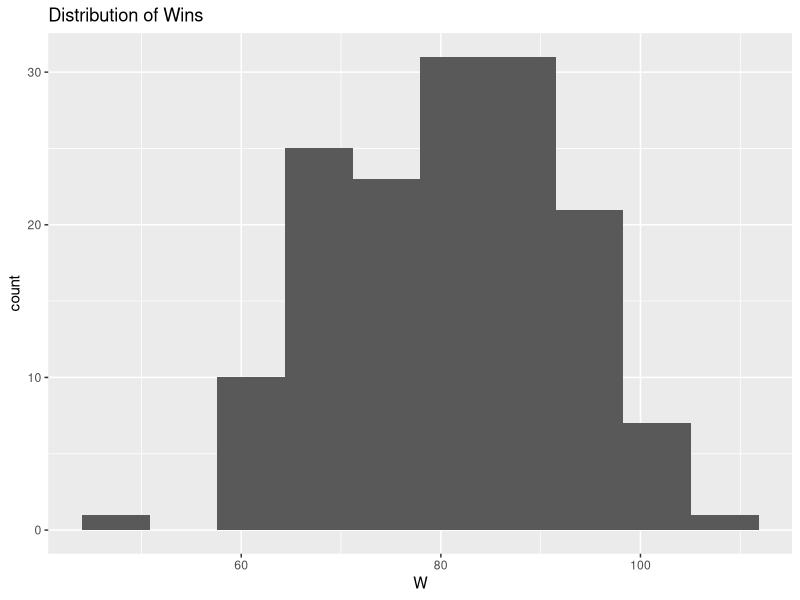
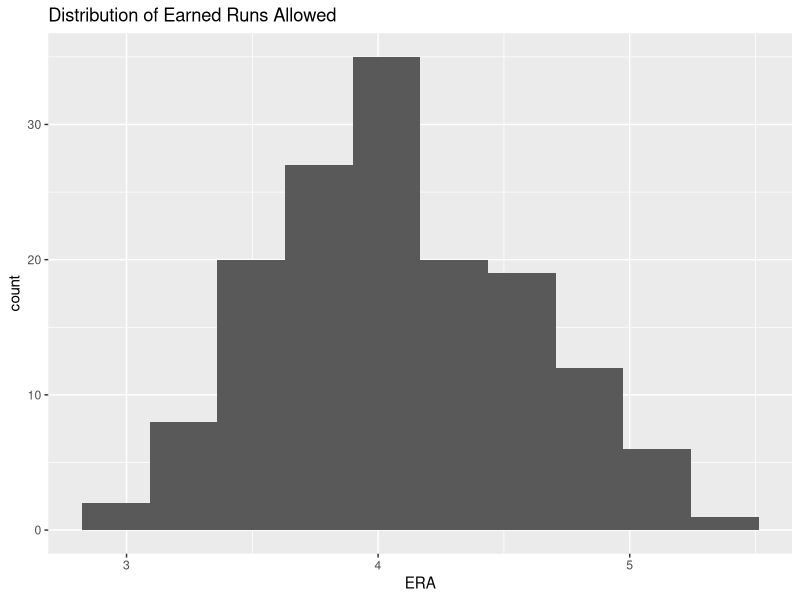
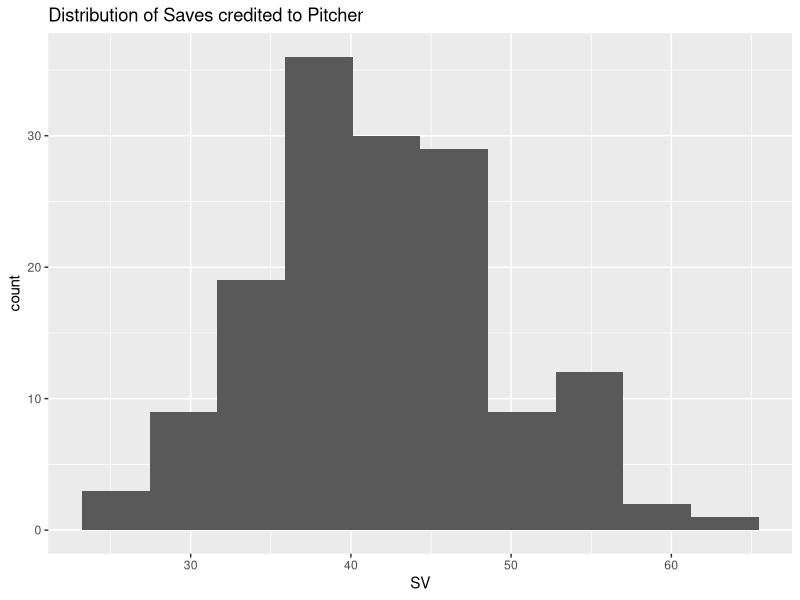
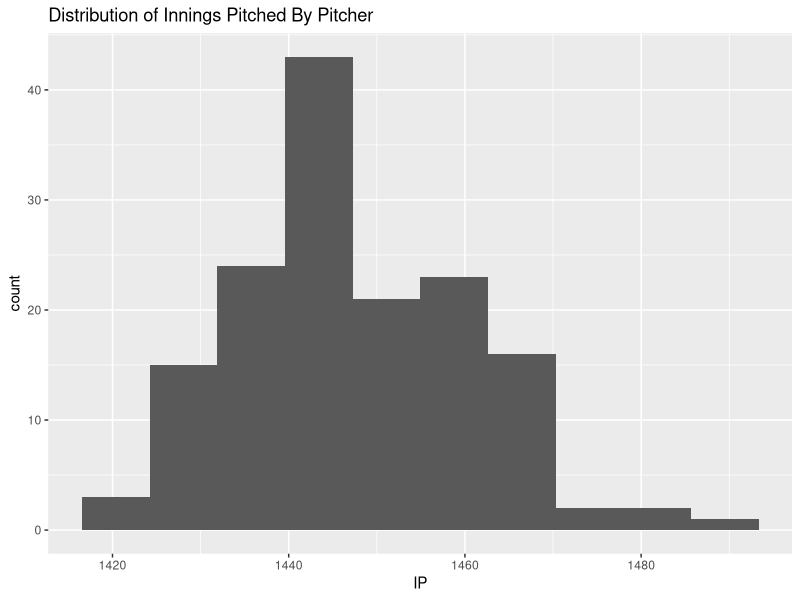
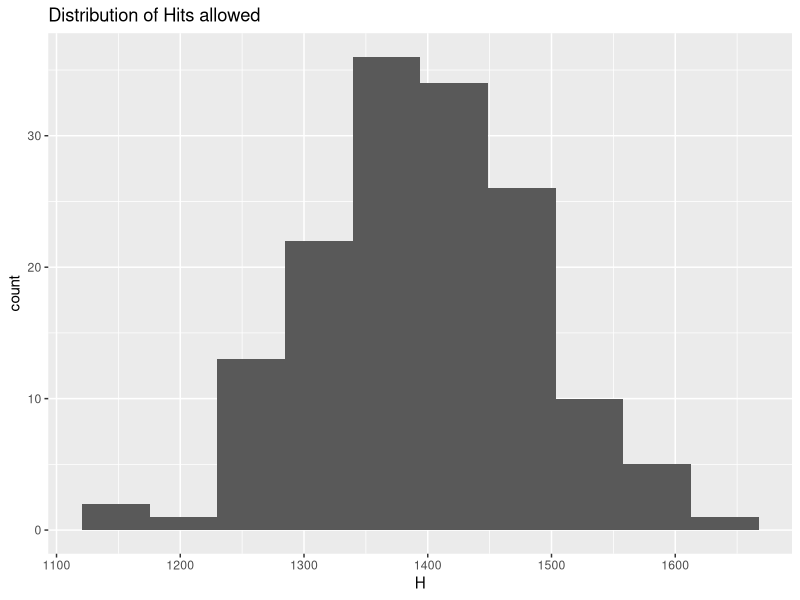
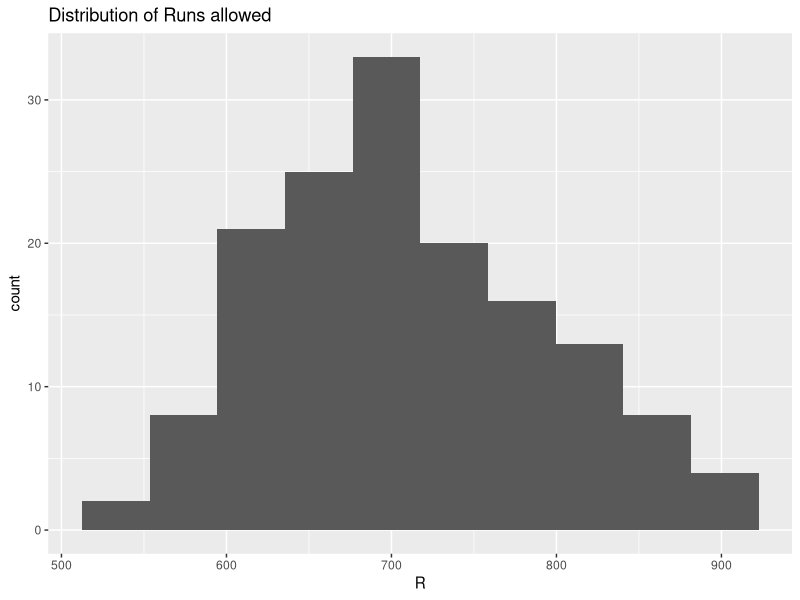
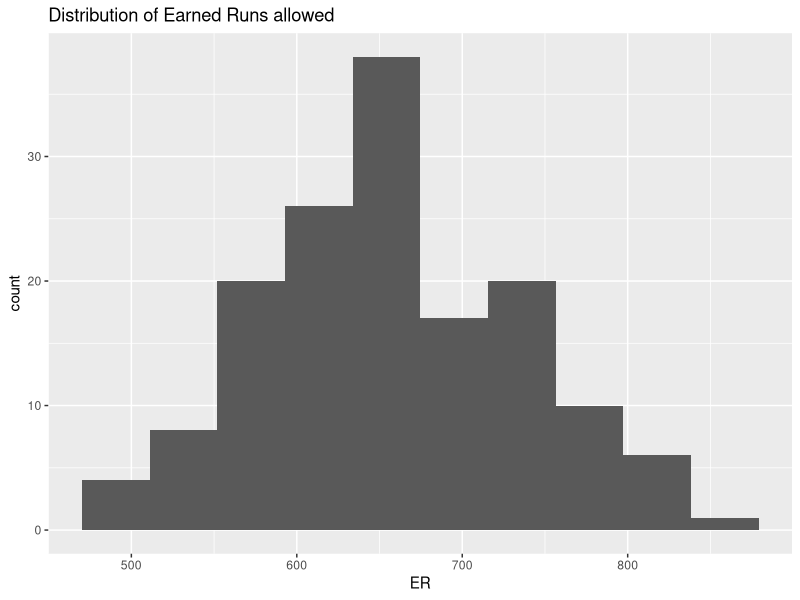
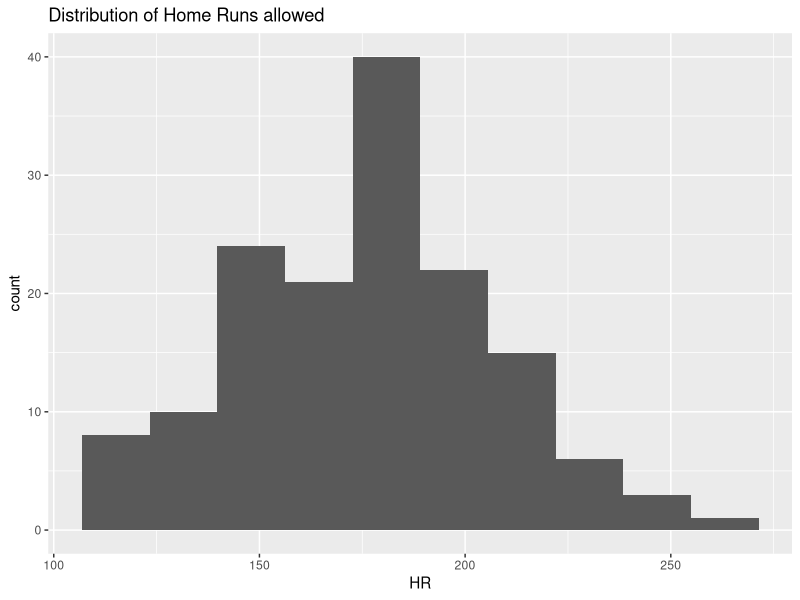

Write R code to recreate these figures, in order.
## ---- chunk 1
knitr::opts_chunk$set(echo = TRUE)
rp2 <- read.csv("sds358proj.csv")
mydata <- rp2[c(1:18)]
library(tidyverse)
library(matrixStats)
## ---- chunk 2
library(knitr)
kable(head(mydata))
## ---- chunk 3
cor(mydata[3:18])
## ---- chunk 4
colMeans(mydata[3:18])
## ---- chunk 5
apply(mydata[3:18], 2, sd)
## ---- chunk 6
apply(mydata[3:18], 2, range)
## ---- chunk 7
ggplot(rp2, aes(x=W)) +geom_histogram(bins = 10) + labs(title ="Distribution of Wins")
## ---- chunk 8
ggplot(rp2, aes(x=ERA)) +geom_histogram(bins = 10) + labs(title ="Distribution of Earned Runs Allowed")
## ---- chunk 9
ggplot(rp2, aes(x=SV)) +geom_histogram(bins = 10) + labs(title ="Distribution of Saves credited to Pitcher")
## ---- chunk 10
ggplot(rp2, aes(x=IP)) +geom_histogram(bins = 10) + labs(title ="Distribution of Innings Pitched By Pitcher")
## ---- chunk 11
ggplot(rp2, aes(x=H)) +geom_histogram(bins = 10) + labs(title ="Distribution of Hits allowed")
## ---- chunk 12
ggplot(rp2, aes(x=R)) +geom_histogram(bins = 10) + labs(title ="Distribution of Runs allowed")
## ---- chunk 13
ggplot(rp2, aes(x=ER)) +geom_histogram(bins = 10) + labs(title ="Distribution of Earned Runs allowed")
## ---- chunk 14
ggplot(rp2, aes(x=HR)) +geom_histogram(bins = 10) + labs(title ="Distribution of Home Runs allowed")
## ---- chunk 15
ggplot(rp2, aes(x=BB)) +geom_histogram(bins = 10) + labs(title ="Distribution of Base Walks")
## ---- chunk 16
ggplot(rp2, aes(x=SO)) +geom_histogram(bins = 10) + labs(title ="Distribution of Strikeouts")
## ---- chunk 17
ggplot(rp2, aes(x=AVG)) +geom_histogram(bins = 10) + labs(title ="Distribution of Average Hits Per Game")
## ---- chunk 18
ggplot(rp2, aes(x=AB)) +geom_histogram(bins = 10) + labs(title ="Distribution of At Bats")
## ---- chunk 19
ggplot(rp2, aes(x=RBI)) +geom_histogram(bins = 10) + labs(title ="Distribution of Runs from Batting")
## ---- chunk 20
ggplot(rp2, aes(x=CS)) +geom_histogram(bins = 10) + labs(title ="Distribution of Put Outs")
## ---- chunk 21
ggplot(rp2, aes(x=OBP)) +geom_histogram(bins = 10) + labs(title ="Distribution of On-Base Percentages")
## ---- chunk 22
ggplot(rp2, aes(x=SLG)) +geom_histogram(bins = 10) + labs(title ="Distribution of Slugging Percentage")
